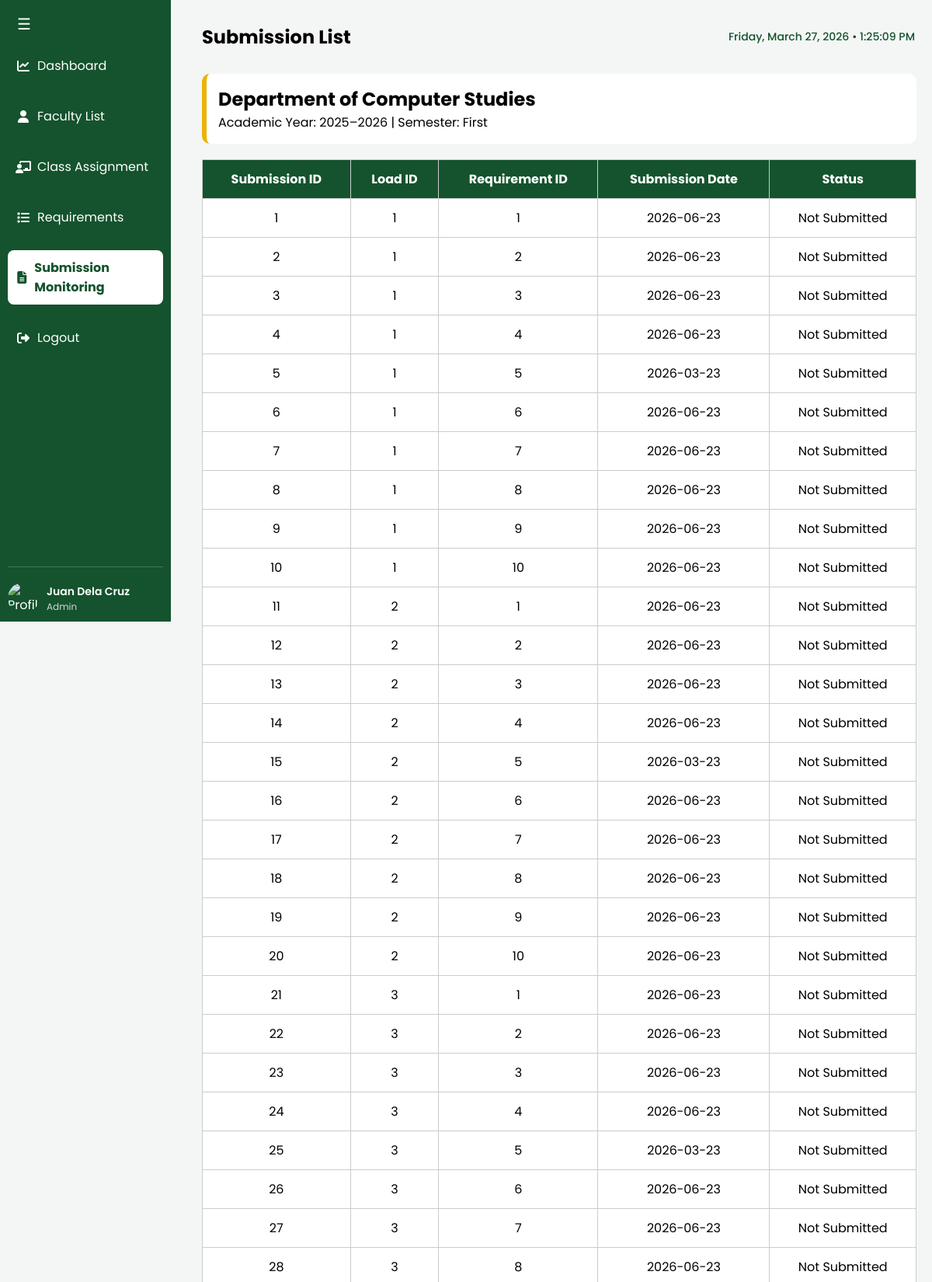
The app's page /submissionmonitoringAdmin (upper part) with its own data.
### tables this page shows
CREATE TABLE SUBMISSION (Submission_ID INT, Load_ID INTEGER, Requirement_ID INTEGER, Submission_Date TEXT, Status TEXT, FOREIGN KEY (Load_ID) REFERENCES TEACHING_LOAD(Load_ID), FOREIGN KEY (Requirement_ID) REFERENCES REQUIREMENTS(Requirement_ID));

### flaskofthesite.py (the view)
@app.route('/submissionmonitoringAdmin')
def submissionmonitoringAdmin():
    db_path = os.path.join(base_dir, 'facultylist.db')
    conn = sqlite3.connect(db_path)
    conn.row_factory = sqlite3.Row
    cursor = conn.cursor()
    cursor.execute('SELECT * FROM SUBMISSION')
    rows = cursor.fetchall()
    for row in rows:
        print(row["Submission_ID"])
    return render_template('submissionmonitoringAdmin.html', rows=rows)

### flaskofthesite.py (called while the page is built)
@app.after_request
def add_header(response):
    response.headers["Cache-Control"] = "no-store, no-cache, must-revalidate, max-age=0"
    response.headers["Pragma"] = "no-cache"
    response.headers["Expires"] = "0"
    return response

### templates/submissionmonitoringAdmin.html (shortened to what this page needs)
<!DOCTYPE html>
<html>
<head>
    <link rel="stylesheet" href="{{ url_for('static', filename='dashboardAdmin.css') }}">
     <link href="https://cdnjs.cloudflare.com/ajax/libs/font-awesome/6.5.0/css/all.min.css" rel="stylesheet">
</head>
<body>
<div class="sidebar" id="sidebar">
    <div class="sidebar-top">
        <button id="menu-btn">☰</button>
    </div>
    <a href="/dashboardAdmin">
        <i class="fas fa-chart-line"></i>
        <span>Dashboard</span>
    </a>
    <a href="/facultylistAdmin">
        <i class="fas fa-user"></i>
        <span>Faculty List</span>
    </a>
    <a href="/">
        <i class="fas fa-chalkboard-teacher"></i>
        <span>Class Assignment</span>
    </a>
    <a href="/requirementsAdmin">
        <i class="fas fa-list"></i>
        <span>Requirements</span>
    </a>
    <a class="active">
        <i class="fas fa-file-alt"></i>
        <span>Submission Monitoring</span>
    </a>
    <a href="/logout">
        <i class="fas fa-sign-out-alt"></i>
        <span>Logout</span>
    </a>
    <div class="sidebar-profile">
        <img src="https://cdn-icons-png.flaticon.com/512/847/847969.png" alt="Profile">
        <div class="profile-info">
            <span class="name">Juan Dela Cruz</span>
            <span class="role">Admin</span>
        </div>
    </div>
</div>
<div class="main" id="main">
<div class="topbar">
    <h2 style="text-align:center;">Submission List</h2>
    <div class="datetime" id="datetime"></div>
</div>
<div class="content">
    <div class="header">
        <h2>Department of Computer Studies</h2>
        <p>Academic Year: 2025–2026 | Semester: First</p>
    </div>
 <table>
        <thead>
            <tr>
                <th>Submission ID</th>
                <th>Load ID</th>
                <th>Requirement ID</th>
                <th>Submission Date</th>
                <th>Status</th>
            </tr>
        </thead>
        <tbody>
            {% for t in rows %}
            <tr>
                <td>{{ t[0] }}</td>
                <td>{{ t[1] }}</td>
                <td>{{ t[2] }}</td>
                <td>{{ t[3] }}</td>
                <td>{{ t[4] }}</td>
            </tr>
            {% endfor %}
        </tbody>
    </table>
        </div>
</div>
</body>
</html>

### static/dashboardAdmin.css (style rules this page uses)
* { margin: 0; padding: 0; box-sizing: border-box; font-family: 'Poppins', sans-serif; }
body { display: flex; background: #f4f6f5; }
.sidebar { width: 220px; height: 100vh; background: #14532d; color: white; padding: 10px; position: fixed; transition: 0.3s; display: flex; flex-direction: column; }
.sidebar a { display: flex; align-items: center; gap: 8px; color: white; text-decoration: none; padding: 10px; margin: 10px 0; border-radius: 8px; }
.sidebar a i { width: 20px; text-align: center; }
.sidebar a.active { background: white; color: #14532d; font-weight: bold; }
.sidebar { display: flex; flex-direction: column; }
.sidebar-profile { margin-top: auto; display: flex; align-items: center; gap: 10px; padding-top: 20px; border-top: 1px solid rgba(255,255,255,0.2); }
.sidebar-profile img { width: 40px; height: 40px; border-radius: 50%; object-fit: cover; }
.profile-info { display: flex; flex-direction: column; }
.profile-info .name { font-size: 14px; font-weight: 600; }
.profile-info .role { font-size: 12px; color: #d1d5db; }
.topbar { display: flex; align-items: center; justify-content: space-between; padding: 10px 0px; margin-bottom: 20px; transition: padding 0.3s, transform 0.3s; }
.topbar h2 { margin: 0; transition: margin 0.3s, transform 0.3s; }
#menu-btn { font-size: 20px; color: white; background: none; border: none; cursor: pointer; }
.datetime { font-size: 14px; font-weight: 500; color: #14532d; margin-right: 2px; }
.sidebar { width: 220px; transition: width 0.3s; overflow: hidden; }
.main { margin-left: 240px; padding: 20px; width: calc(100% - 240px); transition: margin-left 0.3s, width 0.3s; }
.header, .cards, .card { transition: width 0.3s, transform 0.3s; }
.header { background: white; padding: 15px; border-radius: 10px; margin-bottom: 20px; border-left: 6px solid #eab308; }
table { width: 100%; border-collapse: collapse; background: white; }
th, td { padding: 12px; border: 1px solid #ccc; text-align: center; }
th { background: #14532d; color: white; }
button { background: #eab308; border: none; padding: 6px 12px; border-radius: 6px; cursor: pointer; }

### records on screen
SUBMISSION: Submission_ID "1", Load_ID "1", Requirement_ID "1", Submission_Date "2026-06-23", Status "Not Submitted"
SUBMISSION: Submission_ID "2", Load_ID "1", Requirement_ID "2", Submission_Date "2026-06-23", Status "Not Submitted"
SUBMISSION: Submission_ID "3", Load_ID "1", Requirement_ID "3", Submission_Date "2026-06-23", Status "Not Submitted"
SUBMISSION: Submission_ID "4", Load_ID "1", Requirement_ID "4", Submission_Date "2026-06-23", Status "Not Submitted"
SUBMISSION: Submission_ID "5", Load_ID "1", Requirement_ID "5", Submission_Date "2026-03-23", Status "Not Submitted"
SUBMISSION: Submission_ID "6", Load_ID "1", Requirement_ID "6", Submission_Date "2026-06-23", Status "Not Submitted"
SUBMISSION: Submission_ID "7", Load_ID "1", Requirement_ID "7", Submission_Date "2026-06-23", Status "Not Submitted"
SUBMISSION: Submission_ID "8", Load_ID "1", Requirement_ID "8", Submission_Date "2026-06-23", Status "Not Submitted"
SUBMISSION: Submission_ID "9", Load_ID "1", Requirement_ID "9", Submission_Date "2026-06-23", Status "Not Submitted"
SUBMISSION: Submission_ID "10", Load_ID "1", Requirement_ID "10", Submission_Date "2026-06-23", Status "Not Submitted"
SUBMISSION: Submission_ID "11", Load_ID "2", Requirement_ID "1", Submission_Date "2026-06-23", Status "Not Submitted"
SUBMISSION: Submission_ID "12", Load_ID "2", Requirement_ID "2", Submission_Date "2026-06-23", Status "Not Submitted"
SUBMISSION: Submission_ID "13", Load_ID "2", Requirement_ID "3", Submission_Date "2026-06-23", Status "Not Submitted"
SUBMISSION: Submission_ID "14", Load_ID "2", Requirement_ID "4", Submission_Date "2026-06-23", Status "Not Submitted"
SUBMISSION: Submission_ID "15", Load_ID "2", Requirement_ID "5", Submission_Date "2026-03-23", Status "Not Submitted"
SUBMISSION: Submission_ID "16", Load_ID "2", Requirement_ID "6", Submission_Date "2026-06-23", Status "Not Submitted"
SUBMISSION: Submission_ID "17", Load_ID "2", Requirement_ID "7", Submission_Date "2026-06-23", Status "Not Submitted"
SUBMISSION: Submission_ID "18", Load_ID "2", Requirement_ID "8", Submission_Date "2026-06-23", Status "Not Submitted"
SUBMISSION: Submission_ID "19", Load_ID "2", Requirement_ID "9", Submission_Date "2026-06-23", Status "Not Submitted"
SUBMISSION: Submission_ID "20", Load_ID "2", Requirement_ID "10", Submission_Date "2026-06-23", Status "Not Submitted"
SUBMISSION: Submission_ID "21", Load_ID "3", Requirement_ID "1", Submission_Date "2026-06-23", Status "Not Submitted"
SUBMISSION: Submission_ID "22", Load_ID "3", Requirement_ID "2", Submission_Date "2026-06-23", Status "Not Submitted"
SUBMISSION: Submission_ID "23", Load_ID "3", Requirement_ID "3", Submission_Date "2026-06-23", Status "Not Submitted"
SUBMISSION: Submission_ID "24", Load_ID "3", Requirement_ID "4", Submission_Date "2026-06-23", Status "Not Submitted"
SUBMISSION: Submission_ID "25", Load_ID "3", Requirement_ID "5", Submission_Date "2026-03-23", Status "Not Submitted"
SUBMISSION: Submission_ID "26", Load_ID "3", Requirement_ID "6", Submission_Date "2026-06-23", Status "Not Submitted"
SUBMISSION: Submission_ID "27", Load_ID "3", Requirement_ID "7", Submission_Date "2026-06-23", Status "Not Submitted"
SUBMISSION: Submission_ID "28", Load_ID "3", Requirement_ID "8", Submission_Date "2026-06-23", Status "Not Submitted"
